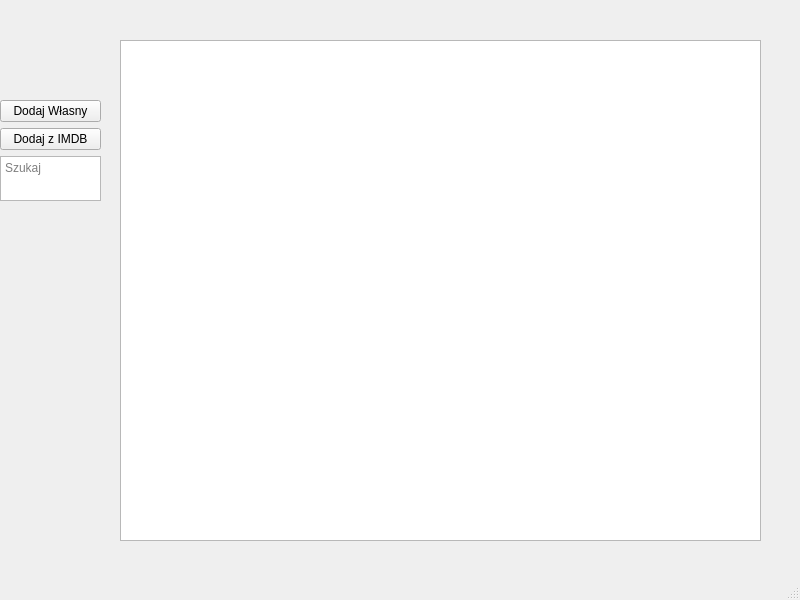
<?xml version="1.0" encoding="UTF-8"?>
<ui version="4.0">
 <class>MainWindow</class>
 <widget class="QMainWindow" name="MainWindow">
  <property name="geometry">
   <rect>
    <x>0</x>
    <y>0</y>
    <width>800</width>
    <height>600</height>
   </rect>
  </property>
  <property name="windowTitle">
   <string>MainWindow</string>
  </property>
  <widget class="QWidget" name="centralwidget">
   <widget class="QWidget" name="verticalLayoutWidget">
    <property name="geometry">
     <rect>
      <x>120</x>
      <y>40</y>
      <width>641</width>
      <height>501</height>
     </rect>
    </property>
    <layout class="QVBoxLayout" name="verticalLayout">
     <property name="spacing">
      <number>0</number>
     </property>
     <property name="sizeConstraint">
      <enum>QLayout::SetDefaultConstraint</enum>
     </property>
     <item>
      <widget class="QListView" name="listView"/>
     </item>
    </layout>
   </widget>
   <widget class="QWidget" name="">
    <property name="geometry">
     <rect>
      <x>0</x>
      <y>100</y>
      <width>101</width>
      <height>101</height>
     </rect>
    </property>
    <layout class="QVBoxLayout" name="verticalLayout_2">
     <item>
      <widget class="QPushButton" name="pushButton">
       <property name="text">
        <string>Dodaj Własny</string>
       </property>
      </widget>
     </item>
     <item>
      <widget class="QPushButton" name="pushButton_2">
       <property name="text">
        <string>Dodaj z IMDB</string>
       </property>
      </widget>
     </item>
     <item>
      <widget class="QTextEdit" name="textEdit">
       <property name="toolTipDuration">
        <number>0</number>
       </property>
       <property name="documentTitle">
        <string/>
       </property>
       <property name="placeholderText">
        <string>Szukaj</string>
       </property>
      </widget>
     </item>
    </layout>
   </widget>
  </widget>
  <widget class="QMenuBar" name="menubar">
   <property name="geometry">
    <rect>
     <x>0</x>
     <y>0</y>
     <width>800</width>
     <height>26</height>
    </rect>
   </property>
  </widget>
  <widget class="QStatusBar" name="statusbar"/>
 </widget>
 <resources/>
 <connections/>
</ui>
